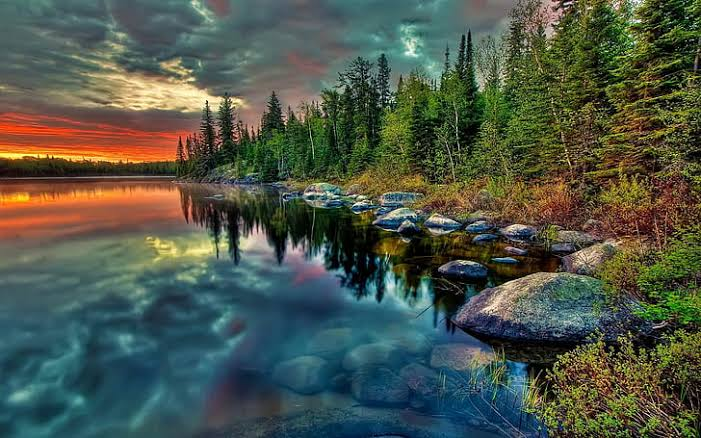
#> input picture images/image1.jpeg, 701 x 438 px, found by its file name
$ python Question_13.py
#> lines starting #> are read from the running program, lines starting #| are printed output that depends on the picture; after the words box and inside, x2 and y2 are one past the last pixel; in counts of white or black regions, pixels touching at a corner belong together
import cv2
import numpy as np

# Load the image
img = cv2.imread("images\image1.jpeg")
#> img is the input picture: shape (438, 701, 3); mean B, G, R 73.5, 86.6, 77.3

# Convert to grayscale
gray = cv2.cvtColor(img, cv2.COLOR_BGR2GRAY)
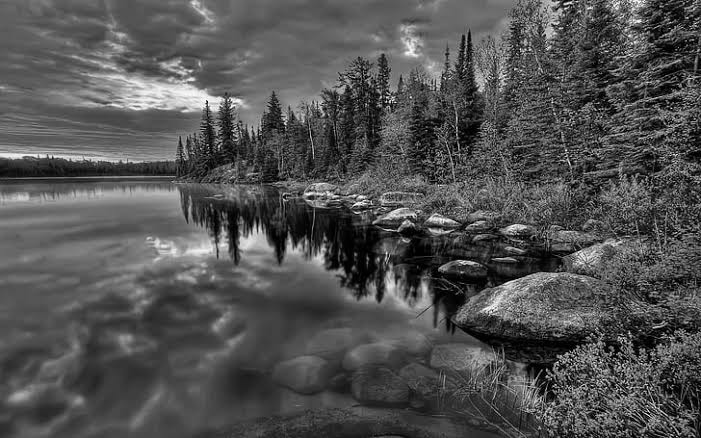
#> gray: shape (438, 701); min 0, max 254, mean 82.3

# Apply thresholding
_, thresh = cv2.threshold(gray, 128, 255, cv2.THRESH_BINARY)
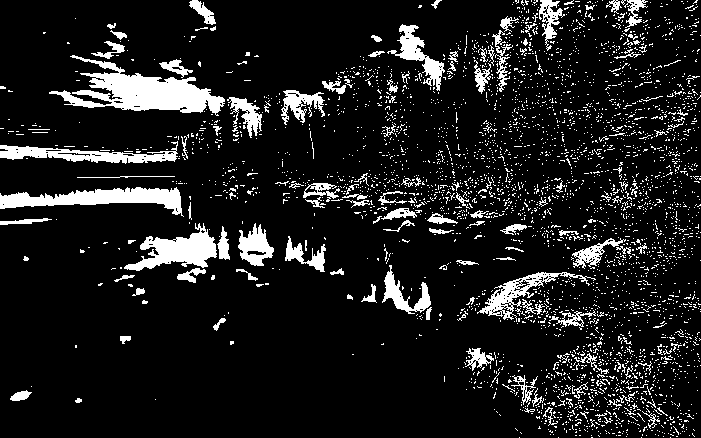
#> thresh: shape (438, 701); 11.5% white; 3555 white regions (3410 under 20 px), largest, box (x1, y1, x2, y2) and area: (49, 55, 225, 116) 4313, (0, 187, 184, 217) 2501, (124, 223, 217, 271) 2049

# Display the image
cv2.imshow("Thresholded Image", thresh)
cv2.waitKey(0)
cv2.destroyAllWindows()

$ run again, with images/image2.jpeg copied over images/image1.jpeg
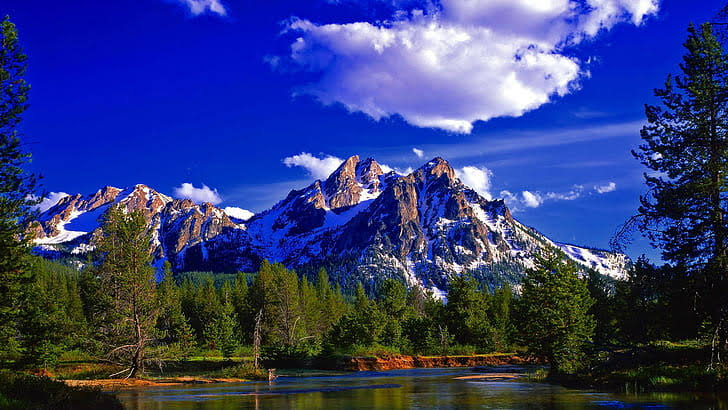
#> input picture images/image2.jpeg, 728 x 410 px, found by its file name
#> img is the input picture: shape (410, 728, 3); mean B, G, R 121.9, 61.7, 51.5
#> `gray = cv2.cvtColor(img, cv2.COLOR_BGR2GRAY)`:
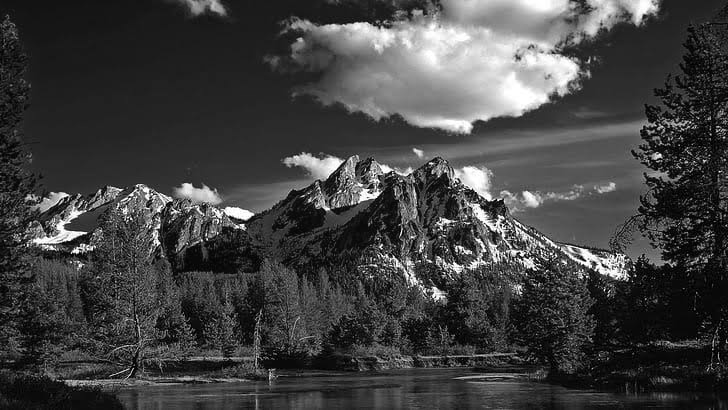
#> gray: shape (410, 728); min 0, max 255, mean 65.5
#> `_, thresh = cv2.threshold(gray, 128, 255, cv2.THRESH_BINARY)`:
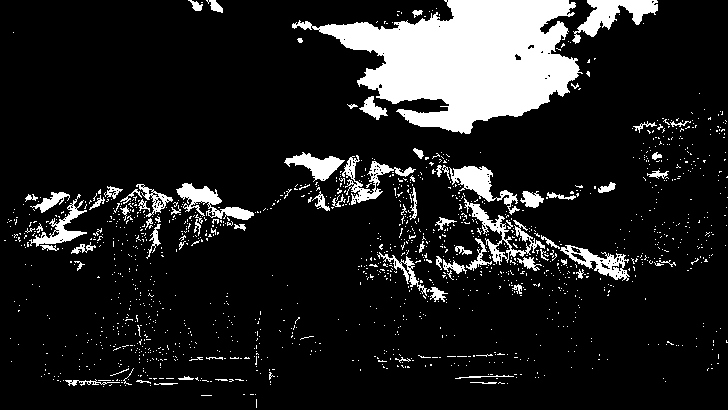
#> thresh: shape (410, 728); 12.8% white; 1433 white regions (1353 under 20 px), largest, box (x1, y1, x2, y2) and area: (292, 0, 583, 134) 21183, (572, 0, 658, 44) 1493, (449, 166, 520, 215) 1114

$ run again, with images/image3.jpeg copied over images/image1.jpeg
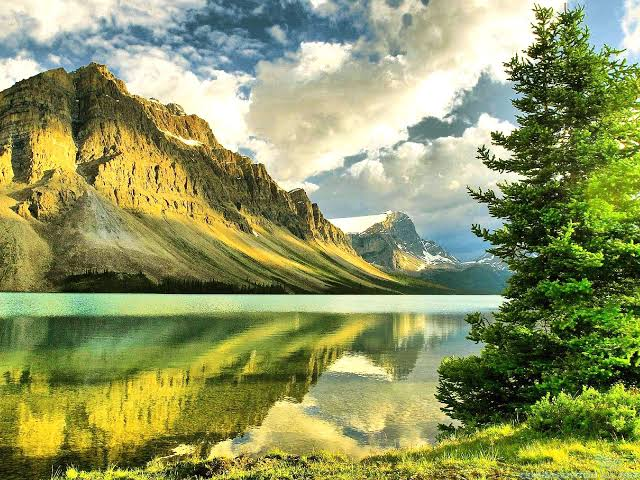
#> input picture images/image3.jpeg, 640 x 480 px, found by its file name
#> img is the input picture: shape (480, 640, 3); mean B, G, R 97.3, 150.2, 142.5
#> `gray = cv2.cvtColor(img, cv2.COLOR_BGR2GRAY)`:
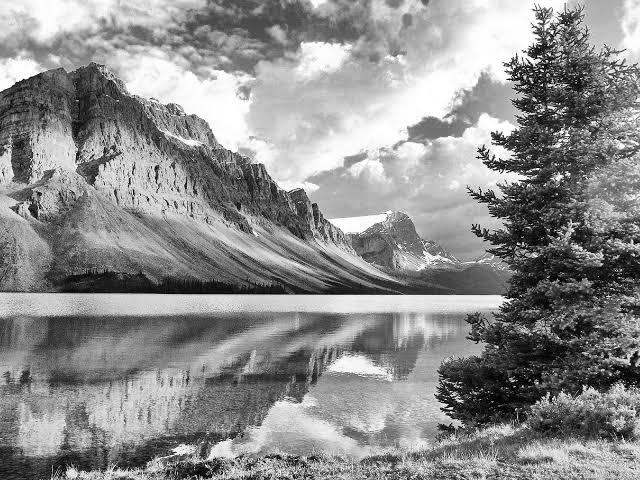
#> gray: shape (480, 640); min 0, max 255, mean 141.9
#> `_, thresh = cv2.threshold(gray, 128, 255, cv2.THRESH_BINARY)`:
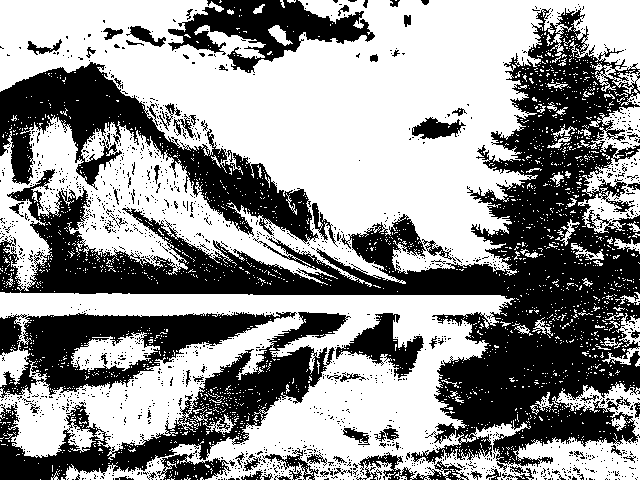
#> thresh: shape (480, 640); 57.7% white; 1662 black regions (1584 under 20 px), largest, box (x1, y1, x2, y2) and area: (0, 8, 640, 467) 68975, (0, 62, 319, 244) 16186, (0, 312, 351, 480) 13778

$ run again, with images/image4.jpeg copied over images/image1.jpeg
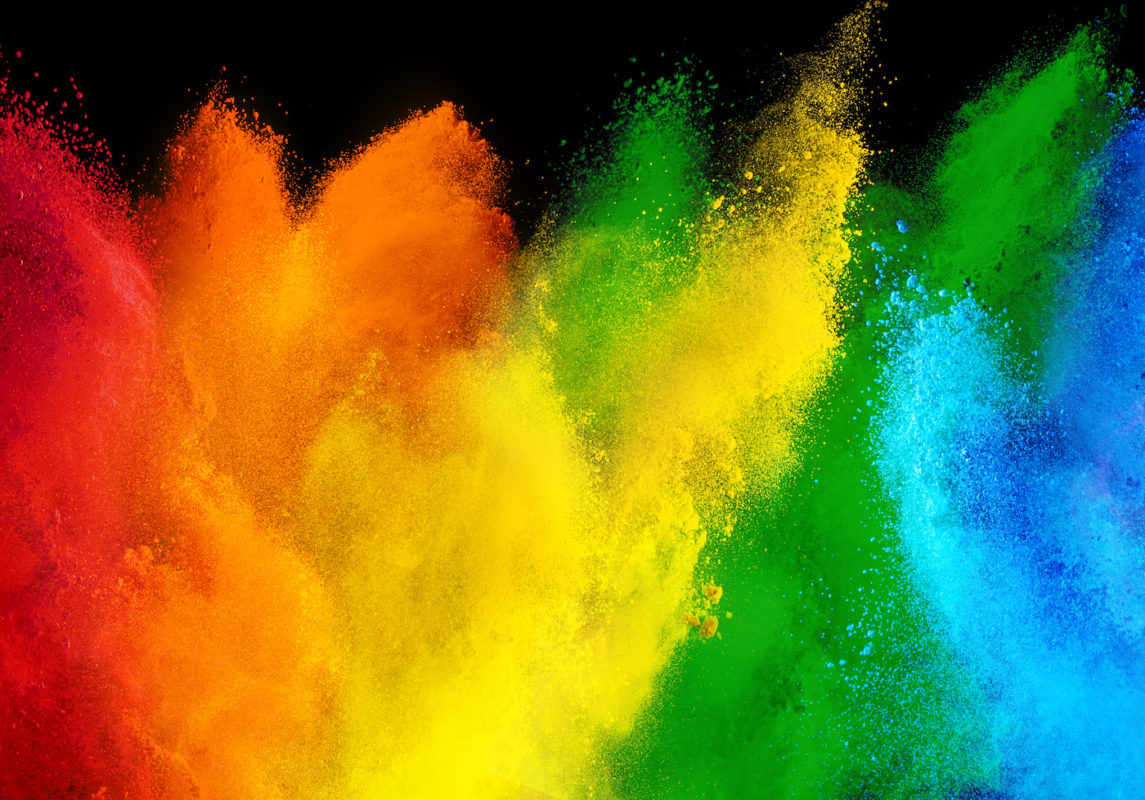
#> input picture images/image4.jpeg, 1145 x 800 px, found by its file name
#> img is the input picture: shape (800, 1145, 3); mean B, G, R 39.7, 116.7, 119.6
#> `gray = cv2.cvtColor(img, cv2.COLOR_BGR2GRAY)`:
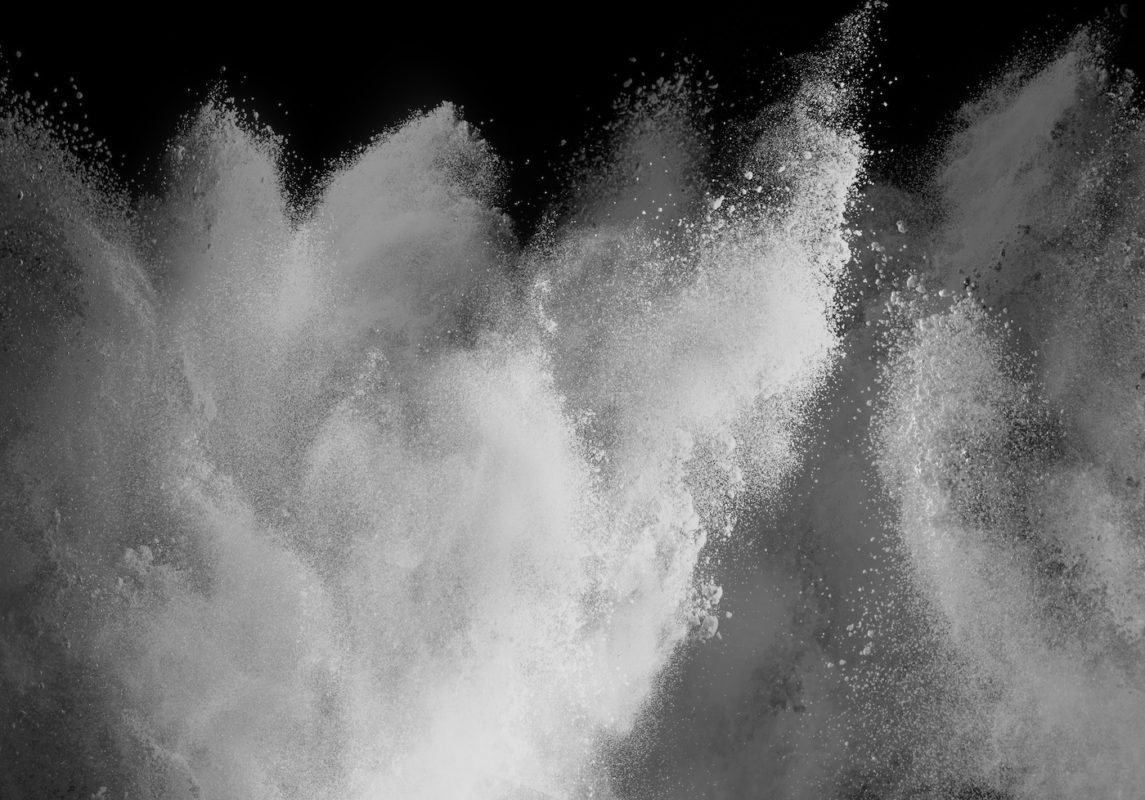
#> gray: shape (800, 1145); min 0, max 232, mean 108.8
#> `_, thresh = cv2.threshold(gray, 128, 255, cv2.THRESH_BINARY)`:
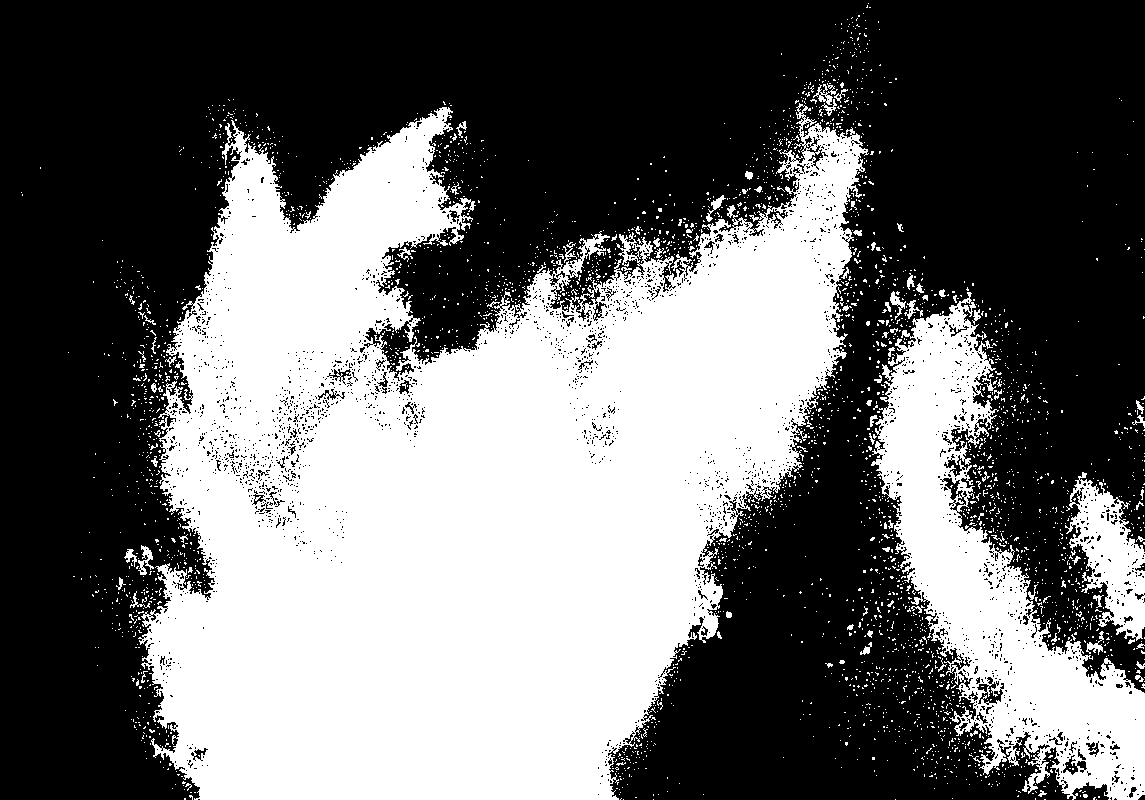
#> thresh: shape (800, 1145); 42.2% white; 3216 white regions (3123 under 20 px), largest, box (x1, y1, x2, y2) and area: (138, 103, 869, 800) 318560, (871, 292, 1145, 800) 48492, (1065, 472, 1145, 641) 6469
